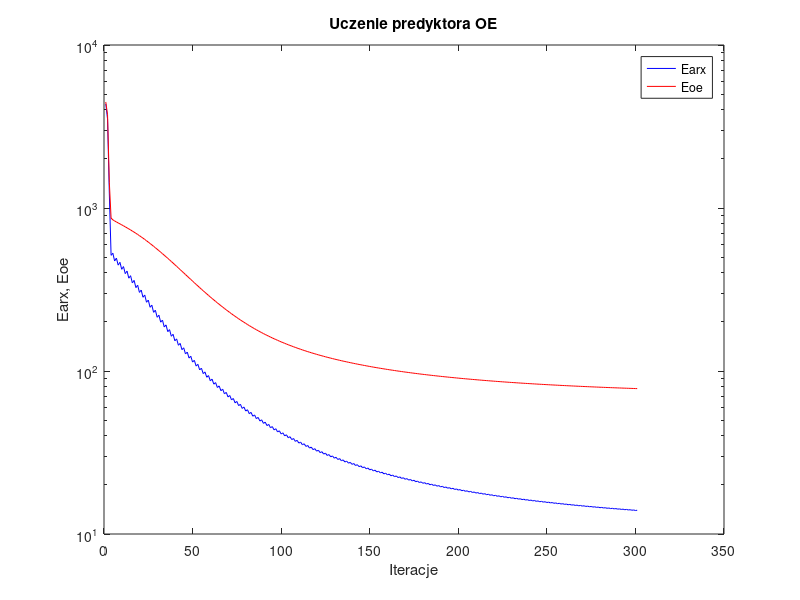
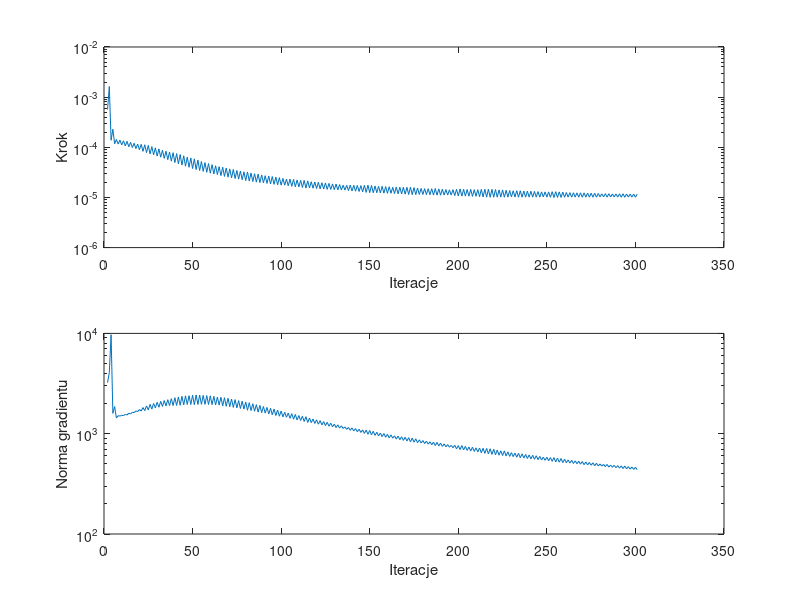

MATLAB code for these plots, in order:
%uczenie predyktora oe
clear all;
n=0; farx(n+1)=4.353066e+003; foe(n+1)=4.473431e+003; wspucz(n+1)=0.000000e+000; ng(n+1)=0.000000e+000;
n=1; farx(n+1)=3.517392e+003; foe(n+1)=3.735889e+003; krok(n+1)=5.651115e-004; ng(n+1)=3.226963e+003;
n=2; farx(n+1)=1.235453e+003; foe(n+1)=1.437825e+003; krok(n+1)=1.631651e-003; ng(n+1)=4.080481e+003;
n=3; farx(n+1)=5.124102e+002; foe(n+1)=8.668889e+002; krok(n+1)=1.381179e-004; ng(n+1)=9.706933e+003;
n=4; farx(n+1)=5.279210e+002; foe(n+1)=8.461155e+002; krok(n+1)=2.288097e-004; ng(n+1)=1.594897e+003;
n=5; farx(n+1)=4.728564e+002; foe(n+1)=8.323900e+002; krok(n+1)=1.176136e-004; ng(n+1)=1.865412e+003;
n=6; farx(n+1)=4.927408e+002; foe(n+1)=8.213729e+002; krok(n+1)=1.433605e-004; ng(n+1)=1.434109e+003;
n=7; farx(n+1)=4.462453e+002; foe(n+1)=8.100043e+002; krok(n+1)=1.159103e-004; ng(n+1)=1.512397e+003;
n=8; farx(n+1)=4.644359e+002; foe(n+1)=7.993944e+002; krok(n+1)=1.386777e-004; ng(n+1)=1.498203e+003;
n=9; farx(n+1)=4.206440e+002; foe(n+1)=7.881846e+002; krok(n+1)=1.117582e-004; ng(n+1)=1.521882e+003;
n=10; farx(n+1)=4.370547e+002; foe(n+1)=7.776156e+002; krok(n+1)=1.347782e-004; ng(n+1)=1.518112e+003;
n=11; farx(n+1)=3.956655e+002; foe(n+1)=7.663608e+002; krok(n+1)=1.067624e-004; ng(n+1)=1.556441e+003;
n=12; farx(n+1)=4.103544e+002; foe(n+1)=7.556789e+002; krok(n+1)=1.312842e-004; ng(n+1)=1.536706e+003;
n=13; farx(n+1)=3.710992e+002; foe(n+1)=7.442906e+002; krok(n+1)=1.024331e-004; ng(n+1)=1.599403e+003;
n=14; farx(n+1)=3.843761e+002; foe(n+1)=7.334820e+002; krok(n+1)=1.254535e-004; ng(n+1)=1.573865e+003;
n=15; farx(n+1)=3.473849e+002; foe(n+1)=7.219717e+002; krok(n+1)=9.881576e-005; ng(n+1)=1.638060e+003;
n=16; farx(n+1)=3.596023e+002; foe(n+1)=7.110321e+002; krok(n+1)=1.201541e-004; ng(n+1)=1.620499e+003;
n=17; farx(n+1)=3.248110e+002; foe(n+1)=6.993592e+002; krok(n+1)=9.441524e-005; ng(n+1)=1.688448e+003;
n=18; farx(n+1)=3.359682e+002; foe(n+1)=6.882692e+002; krok(n+1)=1.155909e-004; ng(n+1)=1.660885e+003;
n=19; farx(n+1)=3.035770e+002; foe(n+1)=6.764502e+002; krok(n+1)=8.923578e-005; ng(n+1)=1.741263e+003;
n=20; farx(n+1)=3.137159e+002; foe(n+1)=6.651584e+002; krok(n+1)=1.144049e-004; ng(n+1)=1.682405e+003;
n=21; farx(n+1)=2.833803e+002; foe(n+1)=6.531111e+002; krok(n+1)=8.312662e-005; ng(n+1)=1.821911e+003;
n=22; farx(n+1)=2.923986e+002; foe(n+1)=6.416188e+002; krok(n+1)=1.123689e-004; ng(n+1)=1.697486e+003;
n=23; farx(n+1)=2.641362e+002; foe(n+1)=6.294473e+002; krok(n+1)=7.818173e-005; ng(n+1)=1.891803e+003;
n=24; farx(n+1)=2.723057e+002; foe(n+1)=6.178598e+002; krok(n+1)=1.090775e-004; ng(n+1)=1.723942e+003;
n=25; farx(n+1)=2.459993e+002; foe(n+1)=6.056329e+002; krok(n+1)=7.380789e-005; ng(n+1)=1.959297e+003;
n=26; farx(n+1)=2.533668e+002; foe(n+1)=5.940652e+002; krok(n+1)=1.032442e-004; ng(n+1)=1.758925e+003;
n=27; farx(n+1)=2.290945e+002; foe(n+1)=5.819869e+002; krok(n+1)=7.070744e-005; ng(n+1)=2.000296e+003;
n=28; farx(n+1)=2.360557e+002; foe(n+1)=5.705837e+002; krok(n+1)=9.776439e-005; ng(n+1)=1.808307e+003;
n=29; farx(n+1)=2.136546e+002; foe(n+1)=5.586187e+002; krok(n+1)=6.673808e-005; ng(n+1)=2.056901e+003;
n=30; farx(n+1)=2.199743e+002; foe(n+1)=5.473413e+002; krok(n+1)=9.292181e-005; ng(n+1)=1.834690e+003;
n=31; farx(n+1)=1.993567e+002; foe(n+1)=5.356095e+002; krok(n+1)=6.350673e-005; ng(n+1)=2.100616e+003;
n=32; farx(n+1)=2.052254e+002; foe(n+1)=5.245720e+002; krok(n+1)=8.763108e-005; ng(n+1)=1.870961e+003;
n=33; farx(n+1)=1.863175e+002; foe(n+1)=5.131202e+002; krok(n+1)=6.016312e-005; ng(n+1)=2.140823e+003;
n=34; farx(n+1)=1.917255e+002; foe(n+1)=5.023209e+002; krok(n+1)=8.353659e-005; ng(n+1)=1.893417e+003;
n=35; farx(n+1)=1.743791e+002; foe(n+1)=4.911576e+002; krok(n+1)=5.665485e-005; ng(n+1)=2.183887e+003;
n=36; farx(n+1)=1.793751e+002; foe(n+1)=4.806024e+002; krok(n+1)=8.074766e-005; ng(n+1)=1.904432e+003;
n=37; farx(n+1)=1.633886e+002; foe(n+1)=4.696938e+002; krok(n+1)=5.294446e-005; ng(n+1)=2.237100e+003;
n=38; farx(n+1)=1.679544e+002; foe(n+1)=4.593929e+002; krok(n+1)=7.813213e-005; ng(n+1)=1.906714e+003;
n=39; farx(n+1)=1.532196e+002; foe(n+1)=4.487879e+002; krok(n+1)=4.963293e-005; ng(n+1)=2.286336e+003;
n=40; farx(n+1)=1.573944e+002; foe(n+1)=4.387983e+002; krok(n+1)=7.487664e-005; ng(n+1)=1.913240e+003;
n=41; farx(n+1)=1.438639e+002; foe(n+1)=4.285742e+002; krok(n+1)=4.672577e-005; ng(n+1)=2.324039e+003;
n=42; farx(n+1)=1.476909e+002; foe(n+1)=4.189278e+002; krok(n+1)=7.168025e-005; ng(n+1)=1.919585e+003;
n=43; farx(n+1)=1.352097e+002; foe(n+1)=4.091075e+002; krok(n+1)=4.424067e-005; ng(n+1)=2.359646e+003;
n=44; farx(n+1)=1.387817e+002; foe(n+1)=3.998903e+002; krok(n+1)=6.775097e-005; ng(n+1)=1.938346e+003;
n=45; farx(n+1)=1.272887e+002; foe(n+1)=3.905191e+002; krok(n+1)=4.204485e-005; ng(n+1)=2.383667e+003;
n=46; farx(n+1)=1.306124e+002; foe(n+1)=3.817421e+002; krok(n+1)=6.380047e-005; ng(n+1)=1.954841e+003;
n=47; farx(n+1)=1.200893e+002; foe(n+1)=3.728513e+002; krok(n+1)=3.990378e-005; ng(n+1)=2.395181e+003;
n=48; farx(n+1)=1.231676e+002; foe(n+1)=3.644585e+002; krok(n+1)=6.140602e-005; ng(n+1)=1.952720e+003;
n=49; farx(n+1)=1.134420e+002; foe(n+1)=3.559660e+002; krok(n+1)=3.764398e-005; ng(n+1)=2.421642e+003;
n=50; farx(n+1)=1.162633e+002; foe(n+1)=3.479571e+002; krok(n+1)=5.883434e-005; ng(n+1)=1.945717e+003;
n=51; farx(n+1)=1.072543e+002; foe(n+1)=3.399070e+002; krok(n+1)=3.592136e-005; ng(n+1)=2.431638e+003;
n=52; farx(n+1)=1.099124e+002; foe(n+1)=3.323580e+002; krok(n+1)=5.560902e-005; ng(n+1)=1.956041e+003;
n=53; farx(n+1)=1.015698e+002; foe(n+1)=3.247617e+002; krok(n+1)=3.440034e-005; ng(n+1)=2.431067e+003;
n=54; farx(n+1)=1.040511e+002; foe(n+1)=3.176623e+002; krok(n+1)=5.219632e-005; ng(n+1)=1.963547e+003;
n=55; farx(n+1)=9.637088e+001; foe(n+1)=3.105521e+002; krok(n+1)=3.309055e-005; ng(n+1)=2.411292e+003;
n=56; farx(n+1)=9.869037e+001; foe(n+1)=3.038672e+002; krok(n+1)=4.963293e-005; ng(n+1)=1.961310e+003;
n=57; farx(n+1)=9.157154e+001; foe(n+1)=2.971849e+002; krok(n+1)=3.175337e-005; ng(n+1)=2.399045e+003;
n=58; farx(n+1)=9.374807e+001; foe(n+1)=2.909012e+002; krok(n+1)=4.738492e-005; ng(n+1)=1.956774e+003;
n=59; farx(n+1)=8.713185e+001; foe(n+1)=2.846212e+002; krok(n+1)=3.047298e-005; ng(n+1)=2.385871e+003;
n=60; farx(n+1)=8.915891e+001; foe(n+1)=2.787223e+002; krok(n+1)=4.508384e-005; ng(n+1)=1.948678e+003;
n=61; farx(n+1)=8.302999e+001; foe(n+1)=2.728530e+002; krok(n+1)=2.936505e-005; ng(n+1)=2.359217e+003;
n=62; farx(n+1)=8.489955e+001; foe(n+1)=2.673178e+002; krok(n+1)=4.279756e-005; ng(n+1)=1.935162e+003;
n=63; farx(n+1)=7.921154e+001; foe(n+1)=2.618585e+002; krok(n+1)=2.857275e-005; ng(n+1)=2.320093e+003;
n=64; farx(n+1)=8.101220e+001; foe(n+1)=2.566955e+002; krok(n+1)=4.116566e-005; ng(n+1)=1.930594e+003;
n=65; farx(n+1)=7.571273e+001; foe(n+1)=2.515571e+002; krok(n+1)=2.722830e-005; ng(n+1)=2.307703e+003;
n=66; farx(n+1)=7.736241e+001; foe(n+1)=2.466869e+002; krok(n+1)=4.014885e-005; ng(n+1)=1.895033e+003;
n=67; farx(n+1)=7.240801e+001; foe(n+1)=2.418744e+002; krok(n+1)=2.624535e-005; ng(n+1)=2.283558e+003;
n=68; farx(n+1)=7.395924e+001; foe(n+1)=2.373226e+002; krok(n+1)=3.868786e-005; ng(n+1)=1.874940e+003;
n=69; farx(n+1)=6.932191e+001; foe(n+1)=2.328262e+002; krok(n+1)=2.541507e-005; ng(n+1)=2.253288e+003;
n=70; farx(n+1)=7.078836e+001; foe(n+1)=2.285841e+002; krok(n+1)=3.712061e-005; ng(n+1)=1.857254e+003;
n=71; farx(n+1)=6.647017e+001; foe(n+1)=2.243931e+002; krok(n+1)=2.456564e-005; ng(n+1)=2.216749e+003;
n=72; farx(n+1)=6.783984e+001; foe(n+1)=2.204191e+002; krok(n+1)=3.613934e-005; ng(n+1)=1.827832e+003;
n=73; farx(n+1)=6.378041e+001; foe(n+1)=2.165004e+002; krok(n+1)=2.382783e-005; ng(n+1)=2.186479e+003;
n=74; farx(n+1)=6.507257e+001; foe(n+1)=2.128029e+002; krok(n+1)=3.452947e-005; ng(n+1)=1.809507e+003;
n=75; farx(n+1)=6.129044e+001; foe(n+1)=2.091666e+002; krok(n+1)=2.323045e-005; ng(n+1)=2.138459e+003;
n=76; farx(n+1)=6.251787e+001; foe(n+1)=2.057137e+002; krok(n+1)=3.369455e-005; ng(n+1)=1.782952e+003;
n=77; farx(n+1)=5.894629e+001; foe(n+1)=2.023055e+002; krok(n+1)=2.253084e-005; ng(n+1)=2.111328e+003;
n=78; farx(n+1)=6.011323e+001; foe(n+1)=1.990919e+002; krok(n+1)=3.242569e-005; ng(n+1)=1.761806e+003;
n=79; farx(n+1)=5.680251e+001; foe(n+1)=1.959188e+002; krok(n+1)=2.170937e-005; ng(n+1)=2.068693e+003;
n=80; farx(n+1)=5.786556e+001; foe(n+1)=1.928812e+002; krok(n+1)=3.223481e-005; ng(n+1)=1.713256e+003;
n=81; farx(n+1)=5.471946e+001; foe(n+1)=1.899084e+002; krok(n+1)=2.122479e-005; ng(n+1)=2.038582e+003;
n=82; farx(n+1)=5.575084e+001; foe(n+1)=1.870986e+002; krok(n+1)=3.070301e-005; ng(n+1)=1.702292e+003;
n=83; farx(n+1)=5.280396e+001; foe(n+1)=1.843353e+002; krok(n+1)=2.077412e-005; ng(n+1)=1.990687e+003;
n=84; farx(n+1)=5.377990e+001; foe(n+1)=1.817104e+002; krok(n+1)=2.979031e-005; ng(n+1)=1.675110e+003;
n=85; farx(n+1)=5.101881e+001; foe(n+1)=1.791321e+002; krok(n+1)=2.020969e-005; ng(n+1)=1.949392e+003;
n=86; farx(n+1)=5.193341e+001; foe(n+1)=1.766682e+002; krok(n+1)=2.922588e-005; ng(n+1)=1.641397e+003;
n=87; farx(n+1)=4.932007e+001; foe(n+1)=1.742550e+002; krok(n+1)=1.976919e-005; ng(n+1)=1.914693e+003;
n=88; farx(n+1)=5.019135e+001; foe(n+1)=1.719579e+002; krok(n+1)=2.809248e-005; ng(n+1)=1.620907e+003;
n=89; farx(n+1)=4.772531e+001; foe(n+1)=1.697117e+002; krok(n+1)=1.953303e-005; ng(n+1)=1.865232e+003;
n=90; farx(n+1)=4.857038e+001; foe(n+1)=1.675718e+002; krok(n+1)=2.713913e-005; ng(n+1)=1.604157e+003;
n=91; farx(n+1)=4.624995e+001; foe(n+1)=1.654686e+002; krok(n+1)=1.904168e-005; ng(n+1)=1.827527e+003;
n=92; farx(n+1)=4.704595e+001; foe(n+1)=1.634557e+002; krok(n+1)=2.668806e-005; ng(n+1)=1.571613e+003;
n=93; farx(n+1)=4.485185e+001; foe(n+1)=1.614814e+002; krok(n+1)=1.858062e-005; ng(n+1)=1.794447e+003;
n=94; farx(n+1)=4.560587e+001; foe(n+1)=1.595904e+002; krok(n+1)=2.609816e-005; ng(n+1)=1.543135e+003;
n=95; farx(n+1)=4.352875e+001; foe(n+1)=1.577387e+002; krok(n+1)=1.821997e-005; ng(n+1)=1.757648e+003;
n=96; farx(n+1)=4.424957e+001; foe(n+1)=1.559641e+002; krok(n+1)=2.546328e-005; ng(n+1)=1.518353e+003;
n=97; farx(n+1)=4.228133e+001; foe(n+1)=1.542253e+002; krok(n+1)=1.787154e-005; ng(n+1)=1.721856e+003;
n=98; farx(n+1)=4.296869e+001; foe(n+1)=1.525579e+002; krok(n+1)=2.481646e-005; ng(n+1)=1.493386e+003;
n=99; farx(n+1)=4.110129e+001; foe(n+1)=1.509255e+002; krok(n+1)=1.759837e-005; ng(n+1)=1.683793e+003;
n=100; farx(n+1)=4.175503e+001; foe(n+1)=1.493594e+002; krok(n+1)=2.394830e-005; ng(n+1)=1.471219e+003;
n=101; farx(n+1)=3.997924e+001; foe(n+1)=1.478317e+002; krok(n+1)=1.755604e-005; ng(n+1)=1.635949e+003;
n=102; farx(n+1)=4.062439e+001; foe(n+1)=1.463656e+002; krok(n+1)=2.322634e-005; ng(n+1)=1.458741e+003;
n=103; farx(n+1)=3.894538e+001; foe(n+1)=1.449236e+002; krok(n+1)=1.709205e-005; ng(n+1)=1.606424e+003;
n=104; farx(n+1)=3.955347e+001; foe(n+1)=1.435328e+002; krok(n+1)=2.314368e-005; ng(n+1)=1.423715e+003;
n=105; farx(n+1)=3.795446e+001; foe(n+1)=1.421672e+002; krok(n+1)=1.666649e-005; ng(n+1)=1.582817e+003;
n=106; farx(n+1)=3.853299e+001; foe(n+1)=1.408507e+002; krok(n+1)=2.285025e-005; ng(n+1)=1.395216e+003;
n=107; farx(n+1)=3.700942e+001; foe(n+1)=1.395592e+002; krok(n+1)=1.634484e-005; ng(n+1)=1.554528e+003;
n=108; farx(n+1)=3.755915e+001; foe(n+1)=1.383141e+002; krok(n+1)=2.230894e-005; ng(n+1)=1.370554e+003;
n=109; farx(n+1)=3.610607e+001; foe(n+1)=1.370972e+002; krok(n+1)=1.622543e-005; ng(n+1)=1.516483e+003;
n=110; farx(n+1)=3.664620e+001; foe(n+1)=1.359236e+002; krok(n+1)=2.190752e-005; ng(n+1)=1.353663e+003;
n=111; farx(n+1)=3.526150e+001; foe(n+1)=1.347672e+002; krok(n+1)=1.580519e-005; ng(n+1)=1.495101e+003;
n=112; farx(n+1)=3.577710e+001; foe(n+1)=1.336507e+002; krok(n+1)=2.190752e-005; ng(n+1)=1.323829e+003;
n=113; farx(n+1)=3.445321e+001; foe(n+1)=1.325486e+002; krok(n+1)=1.538085e-005; ng(n+1)=1.477795e+003;
n=114; farx(n+1)=3.493408e+001; foe(n+1)=1.314860e+002; krok(n+1)=2.139878e-005; ng(n+1)=1.295444e+003;
n=115; farx(n+1)=3.366395e+001; foe(n+1)=1.304489e+002; krok(n+1)=1.549259e-005; ng(n+1)=1.433963e+003;
n=116; farx(n+1)=3.414423e+001; foe(n+1)=1.294507e+002; krok(n+1)=2.058283e-005; ng(n+1)=1.289921e+003;
n=117; farx(n+1)=3.293522e+001; foe(n+1)=1.284678e+002; krok(n+1)=1.527639e-005; ng(n+1)=1.402196e+003;
n=118; farx(n+1)=3.339396e+001; foe(n+1)=1.275175e+002; krok(n+1)=2.031935e-005; ng(n+1)=1.265477e+003;
n=119; farx(n+1)=3.223731e+001; foe(n+1)=1.265833e+002; krok(n+1)=1.506473e-005; ng(n+1)=1.375252e+003;
n=120; farx(n+1)=3.267940e+001; foe(n+1)=1.256791e+002; krok(n+1)=2.003236e-005; ng(n+1)=1.244256e+003;
n=121; farx(n+1)=3.157167e+001; foe(n+1)=1.247898e+002; krok(n+1)=1.484241e-005; ng(n+1)=1.350381e+003;
n=122; farx(n+1)=3.199528e+001; foe(n+1)=1.239285e+002; krok(n+1)=1.968224e-005; ng(n+1)=1.222965e+003;
n=123; farx(n+1)=3.093441e+001; foe(n+1)=1.230830e+002; krok(n+1)=1.470858e-005; ng(n+1)=1.321308e+003;
n=124; farx(n+1)=3.134593e+001; foe(n+1)=1.222629e+002; krok(n+1)=1.941361e-005; ng(n+1)=1.204551e+003;
n=125; farx(n+1)=3.032542e+001; foe(n+1)=1.214558e+002; krok(n+1)=1.451496e-005; ng(n+1)=1.299646e+003;
n=126; farx(n+1)=3.072318e+001; foe(n+1)=1.206741e+002; krok(n+1)=1.906326e-005; ng(n+1)=1.186487e+003;
n=127; farx(n+1)=2.974093e+001; foe(n+1)=1.199048e+002; krok(n+1)=1.442554e-005; ng(n+1)=1.273368e+003;
n=128; farx(n+1)=3.012770e+001; foe(n+1)=1.191605e+002; krok(n+1)=1.859953e-005; ng(n+1)=1.172163e+003;
n=129; farx(n+1)=2.918871e+001; foe(n+1)=1.184276e+002; krok(n+1)=1.428638e-005; ng(n+1)=1.244895e+003;
n=130; farx(n+1)=2.956157e+001; foe(n+1)=1.177153e+002; krok(n+1)=1.845197e-005; ng(n+1)=1.151522e+003;
n=131; farx(n+1)=2.865443e+001; foe(n+1)=1.170137e+002; krok(n+1)=1.414532e-005; ng(n+1)=1.225221e+003;
n=132; farx(n+1)=2.901676e+001; foe(n+1)=1.163338e+002; krok(n+1)=1.804864e-005; ng(n+1)=1.137074e+003;
n=133; farx(n+1)=2.814030e+001; foe(n+1)=1.156640e+002; krok(n+1)=1.414532e-005; ng(n+1)=1.198807e+003;
n=134; farx(n+1)=2.849416e+001; foe(n+1)=1.150157e+002; krok(n+1)=1.747381e-005; ng(n+1)=1.127094e+003;
n=135; farx(n+1)=2.765911e+001; foe(n+1)=1.143769e+002; krok(n+1)=1.404624e-005; ng(n+1)=1.167656e+003;
n=136; farx(n+1)=2.799967e+001; foe(n+1)=1.137541e+002; krok(n+1)=1.747381e-005; ng(n+1)=1.105069e+003;
n=137; farx(n+1)=2.719811e+001; foe(n+1)=1.131403e+002; krok(n+1)=1.373458e-005; ng(n+1)=1.153149e+003;
n=138; farx(n+1)=2.752491e+001; foe(n+1)=1.125404e+002; krok(n+1)=1.761549e-005; ng(n+1)=1.081017e+003;
n=139; farx(n+1)=2.674738e+001; foe(n+1)=1.119491e+002; krok(n+1)=1.350026e-005; ng(n+1)=1.142751e+003;
n=140; farx(n+1)=2.706523e+001; foe(n+1)=1.113737e+002; krok(n+1)=1.743790e-005; ng(n+1)=1.065111e+003;
n=141; farx(n+1)=2.631647e+001; foe(n+1)=1.108056e+002; krok(n+1)=1.331699e-005; ng(n+1)=1.124965e+003;
n=142; farx(n+1)=2.662306e+001; foe(n+1)=1.102522e+002; krok(n+1)=1.733471e-005; ng(n+1)=1.046675e+003;
n=143; farx(n+1)=2.590110e+001; foe(n+1)=1.097063e+002; krok(n+1)=1.315377e-005; ng(n+1)=1.107444e+003;
n=144; farx(n+1)=2.619775e+001; foe(n+1)=1.091740e+002; krok(n+1)=1.722049e-005; ng(n+1)=1.029501e+003;
n=145; farx(n+1)=2.550579e+001; foe(n+1)=1.086489e+002; krok(n+1)=1.290553e-005; ng(n+1)=1.091214e+003;
n=146; farx(n+1)=2.579103e+001; foe(n+1)=1.081341e+002; krok(n+1)=1.747813e-005; ng(n+1)=1.006423e+003;
n=147; farx(n+1)=2.512065e+001; foe(n+1)=1.076255e+002; krok(n+1)=1.259797e-005; ng(n+1)=1.086243e+003;
n=148; farx(n+1)=2.539546e+001; foe(n+1)=1.071283e+002; krok(n+1)=1.755604e-005; ng(n+1)=9.866931e+002;
n=149; farx(n+1)=2.474383e+001; foe(n+1)=1.066371e+002; krok(n+1)=1.245057e-005; ng(n+1)=1.075904e+003;
n=150; farx(n+1)=2.501162e+001; foe(n+1)=1.061595e+002; krok(n+1)=1.729605e-005; ng(n+1)=9.738924e+002;
n=151; farx(n+1)=2.438100e+001; foe(n+1)=1.056874e+002; krok(n+1)=1.240203e-005; ng(n+1)=1.056793e+003;
n=152; farx(n+1)=2.464146e+001; foe(n+1)=1.052285e+002; krok(n+1)=1.694172e-005; ng(n+1)=9.622908e+002;
n=153; farx(n+1)=2.403248e+001; foe(n+1)=1.047756e+002; krok(n+1)=1.240203e-005; ng(n+1)=1.033779e+003;
n=154; farx(n+1)=2.428721e+001; foe(n+1)=1.043345e+002; krok(n+1)=1.666809e-005; ng(n+1)=9.511750e+002;
n=155; farx(n+1)=2.370065e+001; foe(n+1)=1.038987e+002; krok(n+1)=1.229246e-005; ng(n+1)=1.015580e+003;
n=156; farx(n+1)=2.394753e+001; foe(n+1)=1.034724e+002; krok(n+1)=1.665862e-005; ng(n+1)=9.350922e+002;
n=157; farx(n+1)=2.337816e+001; foe(n+1)=1.030511e+002; krok(n+1)=1.216245e-005; ng(n+1)=1.004018e+003;
n=158; farx(n+1)=2.361766e+001; foe(n+1)=1.026400e+002; krok(n+1)=1.645830e-005; ng(n+1)=9.219889e+002;
n=159; farx(n+1)=2.306753e+001; foe(n+1)=1.022342e+002; krok(n+1)=1.209645e-005; ng(n+1)=9.860939e+002;
n=160; farx(n+1)=2.330075e+001; foe(n+1)=1.018374e+002; krok(n+1)=1.634484e-005; ng(n+1)=9.088160e+002;
n=161; farx(n+1)=2.276336e+001; foe(n+1)=1.014454e+002; krok(n+1)=1.209447e-005; ng(n+1)=9.724764e+002;
n=162; farx(n+1)=2.299365e+001; foe(n+1)=1.010642e+002; krok(n+1)=1.592832e-005; ng(n+1)=9.026935e+002;
n=163; farx(n+1)=2.247899e+001; foe(n+1)=1.006869e+002; krok(n+1)=1.197415e-005; ng(n+1)=9.524583e+002;
n=164; farx(n+1)=2.270054e+001; foe(n+1)=1.003165e+002; krok(n+1)=1.611823e-005; ng(n+1)=8.837240e+002;
n=165; farx(n+1)=2.219877e+001; foe(n+1)=9.995021e+001; krok(n+1)=1.181666e-005; ng(n+1)=9.460371e+002;
n=166; farx(n+1)=2.241440e+001; foe(n+1)=9.959222e+001; krok(n+1)=1.597838e-005; ng(n+1)=8.716260e+002;
n=167; farx(n+1)=2.192916e+001; foe(n+1)=9.923823e+001; krok(n+1)=1.171829e-005; ng(n+1)=9.320267e+002;
n=168; farx(n+1)=2.213845e+001; foe(n+1)=9.889140e+001; krok(n+1)=1.595012e-005; ng(n+1)=8.578558e+002;
n=169; farx(n+1)=2.166723e+001; foe(n+1)=9.854857e+001; krok(n+1)=1.161523e-005; ng(n+1)=9.213690e+002;
n=170; farx(n+1)=2.187197e+001; foe(n+1)=9.821286e+001; krok(n+1)=1.592832e-005; ng(n+1)=8.457454e+002;
n=171; farx(n+1)=2.141589e+001; foe(n+1)=9.788021e+001; krok(n+1)=1.143043e-005; ng(n+1)=9.132221e+002;
n=172; farx(n+1)=2.161303e+001; foe(n+1)=9.755366e+001; krok(n+1)=1.602043e-005; ng(n+1)=8.296094e+002;
n=173; farx(n+1)=2.116689e+001; foe(n+1)=9.723092e+001; krok(n+1)=1.138585e-005; ng(n+1)=9.044591e+002;
n=174; farx(n+1)=2.136103e+001; foe(n+1)=9.691612e+001; krok(n+1)=1.572983e-005; ng(n+1)=8.224463e+002;
n=175; farx(n+1)=2.092759e+001; foe(n+1)=9.660433e+001; krok(n+1)=1.138585e-005; ng(n+1)=8.889556e+002;
n=176; farx(n+1)=2.111644e+001; foe(n+1)=9.630011e+001; krok(n+1)=1.539716e-005; ng(n+1)=8.138843e+002;
n=177; farx(n+1)=2.069535e+001; foe(n+1)=9.599973e+001; krok(n+1)=1.148266e-005; ng(n+1)=8.685882e+002;
n=178; farx(n+1)=2.088235e+001; foe(n+1)=9.570627e+001; krok(n+1)=1.511881e-005; ng(n+1)=8.082289e+002;
n=179; farx(n+1)=2.047369e+001; foe(n+1)=9.541548e+001; krok(n+1)=1.144248e-005; ng(n+1)=8.551076e+002;
n=180; farx(n+1)=2.065575e+001; foe(n+1)=9.513094e+001; krok(n+1)=1.498382e-005; ng(n+1)=7.978372e+002;
n=181; farx(n+1)=2.025960e+001; foe(n+1)=9.484931e+001; krok(n+1)=1.138543e-005; ng(n+1)=8.420585e+002;
n=182; farx(n+1)=2.043645e+001; foe(n+1)=9.457304e+001; krok(n+1)=1.490654e-005; ng(n+1)=7.865101e+002;
n=183; farx(n+1)=2.005167e+001; foe(n+1)=9.429996e+001; krok(n+1)=1.132635e-005; ng(n+1)=8.304989e+002;
n=184; farx(n+1)=2.022508e+001; foe(n+1)=9.403176e+001; krok(n+1)=1.491645e-005; ng(n+1)=7.759663e+002;
n=185; farx(n+1)=1.985156e+001; foe(n+1)=9.376603e+001; krok(n+1)=1.115447e-005; ng(n+1)=8.243466e+002;
n=186; farx(n+1)=2.001941e+001; foe(n+1)=9.350461e+001; krok(n+1)=1.504078e-005; ng(n+1)=7.619284e+002;
n=187; farx(n+1)=1.965310e+001; foe(n+1)=9.324587e+001; krok(n+1)=1.109569e-005; ng(n+1)=8.186662e+002;
n=188; farx(n+1)=1.981816e+001; foe(n+1)=9.299283e+001; krok(n+1)=1.481560e-005; ng(n+1)=7.552030e+002;
n=189; farx(n+1)=1.946171e+001; foe(n+1)=9.274210e+001; krok(n+1)=1.109569e-005; ng(n+1)=8.057989e+002;
n=190; farx(n+1)=1.962292e+001; foe(n+1)=9.249669e+001; krok(n+1)=1.461294e-005; ng(n+1)=7.472272e+002;
n=191; farx(n+1)=1.927573e+001; foe(n+1)=9.225380e+001; krok(n+1)=1.113124e-005; ng(n+1)=7.919628e+002;
n=192; farx(n+1)=1.943397e+001; foe(n+1)=9.201595e+001; krok(n+1)=1.438760e-005; ng(n+1)=7.406358e+002;
n=193; farx(n+1)=1.909587e+001; foe(n+1)=9.178049e+001; krok(n+1)=1.115605e-005; ng(n+1)=7.789183e+002;
n=194; farx(n+1)=1.925061e+001; foe(n+1)=9.154973e+001; krok(n+1)=1.416371e-005; ng(n+1)=7.335796e+002;
n=195; farx(n+1)=1.892276e+001; foe(n+1)=9.132150e+001; krok(n+1)=1.115447e-005; ng(n+1)=7.651694e+002;
n=196; farx(n+1)=1.907597e+001; foe(n+1)=9.109704e+001; krok(n+1)=1.430061e-005; ng(n+1)=7.241636e+002;
n=197; farx(n+1)=1.875756e+001; foe(n+1)=9.087374e+001; krok(n+1)=1.085468e-005; ng(n+1)=7.661937e+002;
n=198; farx(n+1)=1.890361e+001; foe(n+1)=9.065366e+001; krok(n+1)=1.453926e-005; ng(n+1)=7.073326e+002;
n=199; farx(n+1)=1.859425e+001; foe(n+1)=9.043598e+001; krok(n+1)=1.069939e-005; ng(n+1)=7.610324e+002;
n=200; farx(n+1)=1.873656e+001; foe(n+1)=9.022085e+001; krok(n+1)=1.477879e-005; ng(n+1)=6.948727e+002;
n=201; farx(n+1)=1.843122e+001; foe(n+1)=9.000773e+001; krok(n+1)=1.061240e-005; ng(n+1)=7.618361e+002;
n=202; farx(n+1)=1.857086e+001; foe(n+1)=8.979925e+001; krok(n+1)=1.448879e-005; ng(n+1)=6.896069e+002;
n=203; farx(n+1)=1.827468e+001; foe(n+1)=8.959288e+001; krok(n+1)=1.063629e-005; ng(n+1)=7.465212e+002;
n=204; farx(n+1)=1.841110e+001; foe(n+1)=8.939006e+001; krok(n+1)=1.438760e-005; ng(n+1)=6.816990e+002;
n=205; farx(n+1)=1.812353e+001; foe(n+1)=8.918945e+001; krok(n+1)=1.057446e-005; ng(n+1)=7.366457e+002;
n=206; farx(n+1)=1.825687e+001; foe(n+1)=8.899153e+001; krok(n+1)=1.448879e-005; ng(n+1)=6.717467e+002;
n=207; farx(n+1)=1.797413e+001; foe(n+1)=8.879553e+001; krok(n+1)=1.051860e-005; ng(n+1)=7.339515e+002;
n=208; farx(n+1)=1.810513e+001; foe(n+1)=8.860339e+001; krok(n+1)=1.428638e-005; ng(n+1)=6.660922e+002;
n=209; farx(n+1)=1.782975e+001; foe(n+1)=8.841305e+001; krok(n+1)=1.052881e-005; ng(n+1)=7.222346e+002;
n=210; farx(n+1)=1.795935e+001; foe(n+1)=8.822613e+001; krok(n+1)=1.430061e-005; ng(n+1)=6.592128e+002;
n=211; farx(n+1)=1.769178e+001; foe(n+1)=8.804005e+001; krok(n+1)=1.033992e-005; ng(n+1)=7.198603e+002;
n=212; farx(n+1)=1.781626e+001; foe(n+1)=8.785664e+001; krok(n+1)=1.448879e-005; ng(n+1)=6.461649e+002;
n=213; farx(n+1)=1.755518e+001; foe(n+1)=8.767497e+001; krok(n+1)=1.023989e-005; ng(n+1)=7.152705e+002;
n=214; farx(n+1)=1.767707e+001; foe(n+1)=8.749582e+001; krok(n+1)=1.460917e-005; ng(n+1)=6.369317e+002;
n=215; farx(n+1)=1.742115e+001; foe(n+1)=8.731802e+001; krok(n+1)=1.013760e-005; ng(n+1)=7.134862e+002;
n=216; farx(n+1)=1.754046e+001; foe(n+1)=8.714332e+001; krok(n+1)=1.460917e-005; ng(n+1)=6.290315e+002;
n=217; farx(n+1)=1.729001e+001; foe(n+1)=8.696984e+001; krok(n+1)=1.009346e-005; ng(n+1)=7.076564e+002;
n=218; farx(n+1)=1.740690e+001; foe(n+1)=8.679973e+001; krok(n+1)=1.451496e-005; ng(n+1)=6.223190e+002;
n=219; farx(n+1)=1.716200e+001; foe(n+1)=8.663082e+001; krok(n+1)=1.009346e-005; ng(n+1)=6.990510e+002;
n=220; farx(n+1)=1.727659e+001; foe(n+1)=8.646538e+001; krok(n+1)=1.433996e-005; ng(n+1)=6.166538e+002;
n=221; farx(n+1)=1.703796e+001; foe(n+1)=8.630123e+001; krok(n+1)=1.010255e-005; ng(n+1)=6.881276e+002;
n=222; farx(n+1)=1.714956e+001; foe(n+1)=8.614005e+001; krok(n+1)=1.416371e-005; ng(n+1)=6.102208e+002;
n=223; farx(n+1)=1.691676e+001; foe(n+1)=8.598070e+001; krok(n+1)=1.015968e-005; ng(n+1)=6.755641e+002;
n=224; farx(n+1)=1.702795e+001; foe(n+1)=8.582399e+001; krok(n+1)=1.414532e-005; ng(n+1)=6.054429e+002;
n=225; farx(n+1)=1.679893e+001; foe(n+1)=8.566792e+001; krok(n+1)=1.009346e-005; ng(n+1)=6.738676e+002;
n=226; farx(n+1)=1.690710e+001; foe(n+1)=8.551528e+001; krok(n+1)=1.390431e-005; ng(n+1)=5.997594e+002;
n=227; farx(n+1)=1.668456e+001; foe(n+1)=8.536400e+001; krok(n+1)=1.015759e-005; ng(n+1)=6.590975e+002;
n=228; farx(n+1)=1.679018e+001; foe(n+1)=8.521525e+001; krok(n+1)=1.373458e-005; ng(n+1)=5.939932e+002;
n=229; farx(n+1)=1.657236e+001; foe(n+1)=8.506817e+001; krok(n+1)=1.023758e-005; ng(n+1)=6.476552e+002;
n=230; farx(n+1)=1.667729e+001; foe(n+1)=8.492360e+001; krok(n+1)=1.357488e-005; ng(n+1)=5.906650e+002;
n=231; farx(n+1)=1.646488e+001; foe(n+1)=8.478008e+001; krok(n+1)=1.018440e-005; ng(n+1)=6.408342e+002;
n=232; farx(n+1)=1.656754e+001; foe(n+1)=8.463870e+001; krok(n+1)=1.363469e-005; ng(n+1)=5.828991e+002;
n=233; farx(n+1)=1.635966e+001; foe(n+1)=8.449832e+001; krok(n+1)=1.010485e-005; ng(n+1)=6.372973e+002;
n=234; farx(n+1)=1.645970e+001; foe(n+1)=8.436009e+001; krok(n+1)=1.361415e-005; ng(n+1)=5.755807e+002;
n=235; farx(n+1)=1.625560e+001; foe(n+1)=8.422311e+001; krok(n+1)=1.013046e-005; ng(n+1)=6.303656e+002;
n=236; farx(n+1)=1.635427e+001; foe(n+1)=8.408857e+001; krok(n+1)=1.342816e-005; ng(n+1)=5.717686e+002;
n=237; farx(n+1)=1.615505e+001; foe(n+1)=8.395511e+001; krok(n+1)=1.014423e-005; ng(n+1)=6.213242e+002;
n=238; farx(n+1)=1.625173e+001; foe(n+1)=8.382377e+001; krok(n+1)=1.334530e-005; ng(n+1)=5.660605e+002;
n=239; farx(n+1)=1.605663e+001; foe(n+1)=8.369357e+001; krok(n+1)=1.015759e-005; ng(n+1)=6.140285e+002;
n=240; farx(n+1)=1.615207e+001; foe(n+1)=8.356545e+001; krok(n+1)=1.328171e-005; ng(n+1)=5.613456e+002;
n=241; farx(n+1)=1.596082e+001; foe(n+1)=8.343818e+001; krok(n+1)=1.013046e-005; ng(n+1)=6.091976e+002;
n=242; farx(n+1)=1.605448e+001; foe(n+1)=8.331307e+001; krok(n+1)=1.321254e-005; ng(n+1)=5.561086e+002;
n=243; farx(n+1)=1.586714e+001; foe(n+1)=8.318879e+001; krok(n+1)=1.013046e-005; ng(n+1)=6.027690e+002;
n=244; farx(n+1)=1.595888e+001; foe(n+1)=8.306665e+001; krok(n+1)=1.308609e-005; ng(n+1)=5.513142e+002;
n=245; farx(n+1)=1.577575e+001; foe(n+1)=8.294547e+001; krok(n+1)=1.015759e-005; ng(n+1)=5.942030e+002;
n=246; farx(n+1)=1.586520e+001; foe(n+1)=8.282620e+001; krok(n+1)=1.290553e-005; ng(n+1)=5.465724e+002;
n=247; farx(n+1)=1.568634e+001; foe(n+1)=8.270822e+001; krok(n+1)=1.023989e-005; ng(n+1)=5.831983e+002;
n=248; farx(n+1)=1.577540e+001; foe(n+1)=8.259183e+001; krok(n+1)=1.290355e-005; ng(n+1)=5.427787e+002;
n=249; farx(n+1)=1.559962e+001; foe(n+1)=8.247616e+001; krok(n+1)=1.015216e-005; ng(n+1)=5.821773e+002;
n=250; farx(n+1)=1.568696e+001; foe(n+1)=8.236230e+001; krok(n+1)=1.290355e-005; ng(n+1)=5.370338e+002;
n=251; farx(n+1)=1.551518e+001; foe(n+1)=8.224912e+001; krok(n+1)=1.008355e-005; ng(n+1)=5.778848e+002;
n=252; farx(n+1)=1.560093e+001; foe(n+1)=8.213757e+001; krok(n+1)=1.302585e-005; ng(n+1)=5.302232e+002;
n=253; farx(n+1)=1.543259e+001; foe(n+1)=8.202650e+001; krok(n+1)=9.955536e-006; ng(n+1)=5.775244e+002;
n=254; farx(n+1)=1.551569e+001; foe(n+1)=8.191708e+001; krok(n+1)=1.304908e-005; ng(n+1)=5.229607e+002;
n=255; farx(n+1)=1.535012e+001; foe(n+1)=8.180856e+001; krok(n+1)=9.999543e-006; ng(n+1)=5.712251e+002;
n=256; farx(n+1)=1.543249e+001; foe(n+1)=8.170188e+001; krok(n+1)=1.290355e-005; ng(n+1)=5.202419e+002;
n=257; farx(n+1)=1.527034e+001; foe(n+1)=8.159583e+001; krok(n+1)=9.999543e-006; ng(n+1)=5.650702e+002;
n=258; farx(n+1)=1.535079e+001; foe(n+1)=8.149150e+001; krok(n+1)=1.277945e-005; ng(n+1)=5.155828e+002;
n=259; farx(n+1)=1.519150e+001; foe(n+1)=8.138805e+001; krok(n+1)=1.009346e-005; ng(n+1)=5.564797e+002;
n=260; farx(n+1)=1.527102e+001; foe(n+1)=8.128633e+001; krok(n+1)=1.254943e-005; ng(n+1)=5.136673e+002;
n=261; farx(n+1)=1.511522e+001; foe(n+1)=8.118540e+001; krok(n+1)=1.015759e-005; ng(n+1)=5.474307e+002;
n=262; farx(n+1)=1.519374e+001; foe(n+1)=8.108597e+001; krok(n+1)=1.248150e-005; ng(n+1)=5.099524e+002;
n=263; farx(n+1)=1.504097e+001; foe(n+1)=8.098718e+001; krok(n+1)=1.013760e-005; ng(n+1)=5.427949e+002;
n=264; farx(n+1)=1.511781e+001; foe(n+1)=8.088986e+001; krok(n+1)=1.240823e-005; ng(n+1)=5.051929e+002;
n=265; farx(n+1)=1.496797e+001; foe(n+1)=8.079330e+001; krok(n+1)=1.017255e-005; ng(n+1)=5.361992e+002;
n=266; farx(n+1)=1.504391e+001; foe(n+1)=8.069813e+001; krok(n+1)=1.235197e-005; ng(n+1)=5.015964e+002;
n=267; farx(n+1)=1.489701e+001; foe(n+1)=8.060356e+001; krok(n+1)=1.013760e-005; ng(n+1)=5.321523e+002;
n=268; farx(n+1)=1.497155e+001; foe(n+1)=8.051035e+001; krok(n+1)=1.235197e-005; ng(n+1)=4.965592e+002;
n=269; farx(n+1)=1.482772e+001; foe(n+1)=8.041772e+001; krok(n+1)=1.008355e-005; ng(n+1)=5.283240e+002;
n=270; farx(n+1)=1.490040e+001; foe(n+1)=8.032633e+001; krok(n+1)=1.234279e-005; ng(n+1)=4.908566e+002;
n=271; farx(n+1)=1.475878e+001; foe(n+1)=8.023568e+001; krok(n+1)=1.013046e-005; ng(n+1)=5.229503e+002;
n=272; farx(n+1)=1.483068e+001; foe(n+1)=8.014638e+001; krok(n+1)=1.219587e-005; ng(n+1)=4.884948e+002;
n=273; farx(n+1)=1.469186e+001; foe(n+1)=8.005771e+001; krok(n+1)=1.015759e-005; ng(n+1)=5.166278e+002;
n=274; farx(n+1)=1.476279e+001; foe(n+1)=7.997029e+001; krok(n+1)=1.216245e-005; ng(n+1)=4.846414e+002;
n=275; farx(n+1)=1.462683e+001; foe(n+1)=7.988340e+001; krok(n+1)=1.010485e-005; ng(n+1)=5.129693e+002;
n=276; farx(n+1)=1.469603e+001; foe(n+1)=7.979766e+001; krok(n+1)=1.215525e-005; ng(n+1)=4.791506e+002;
n=277; farx(n+1)=1.456228e+001; foe(n+1)=7.971259e+001; krok(n+1)=1.013760e-005; ng(n+1)=5.078759e+002;
n=278; farx(n+1)=1.463017e+001; foe(n+1)=7.962872e+001; krok(n+1)=1.197415e-005; ng(n+1)=4.762880e+002;
n=279; farx(n+1)=1.449841e+001; foe(n+1)=7.954558e+001; krok(n+1)=1.029142e-005; ng(n+1)=4.991575e+002;
n=280; farx(n+1)=1.456632e+001; foe(n+1)=7.946365e+001; krok(n+1)=1.180191e-005; ng(n+1)=4.758818e+002;
n=281; farx(n+1)=1.443768e+001; foe(n+1)=7.938222e+001; krok(n+1)=1.023989e-005; ng(n+1)=4.943837e+002;
n=282; farx(n+1)=1.450422e+001; foe(n+1)=7.930179e+001; krok(n+1)=1.191391e-005; ng(n+1)=4.697337e+002;
n=283; farx(n+1)=1.437761e+001; foe(n+1)=7.922184e+001; krok(n+1)=1.015968e-005; ng(n+1)=4.936593e+002;
n=284; farx(n+1)=1.444256e+001; foe(n+1)=7.914297e+001; krok(n+1)=1.185899e-005; ng(n+1)=4.650552e+002;
n=285; farx(n+1)=1.431808e+001; foe(n+1)=7.906470e+001; krok(n+1)=1.022121e-005; ng(n+1)=4.876049e+002;
n=286; farx(n+1)=1.438240e+001; foe(n+1)=7.898749e+001; krok(n+1)=1.177023e-005; ng(n+1)=4.625578e+002;
n=287; farx(n+1)=1.426015e+001; foe(n+1)=7.891077e+001; krok(n+1)=1.022121e-005; ng(n+1)=4.833555e+002;
n=288; farx(n+1)=1.432362e+001; foe(n+1)=7.883508e+001; krok(n+1)=1.176389e-005; ng(n+1)=4.588621e+002;
n=289; farx(n+1)=1.420371e+001; foe(n+1)=7.875981e+001; krok(n+1)=1.015968e-005; ng(n+1)=4.807485e+002;
n=290; farx(n+1)=1.426590e+001; foe(n+1)=7.868553e+001; krok(n+1)=1.180191e-005; ng(n+1)=4.539592e+002;
n=291; farx(n+1)=1.414826e+001; foe(n+1)=7.861169e+001; krok(n+1)=1.010485e-005; ng(n+1)=4.780153e+002;
n=292; farx(n+1)=1.420929e+001; foe(n+1)=7.853878e+001; krok(n+1)=1.184623e-005; ng(n+1)=4.492483e+002;
n=293; farx(n+1)=1.409325e+001; foe(n+1)=7.846630e+001; krok(n+1)=1.009346e-005; ng(n+1)=4.757474e+002;
n=294; farx(n+1)=1.415320e+001; foe(n+1)=7.839486e+001; krok(n+1)=1.171829e-005; ng(n+1)=4.464599e+002;
n=295; farx(n+1)=1.403934e+001; foe(n+1)=7.832390e+001; krok(n+1)=1.015759e-005; ng(n+1)=4.690717e+002;
n=296; farx(n+1)=1.409857e+001; foe(n+1)=7.825387e+001; krok(n+1)=1.165597e-005; ng(n+1)=4.436995e+002;
n=297; farx(n+1)=1.398666e+001; foe(n+1)=7.818427e+001; krok(n+1)=1.015759e-005; ng(n+1)=4.652208e+002;
n=298; farx(n+1)=1.404516e+001; foe(n+1)=7.811559e+001; krok(n+1)=1.165470e-005; ng(n+1)=4.403289e+002;
n=299; farx(n+1)=1.393522e+001; foe(n+1)=7.804726e+001; krok(n+1)=1.010255e-005; ng(n+1)=4.629866e+002;
n=300; farx(n+1)=1.399245e+001; foe(n+1)=7.797983e+001; krok(n+1)=1.164400e-005; ng(n+1)=4.359971e+002;

figure; semilogy(farx,'b'); hold on; semilogy(foe,'r'); xlabel('Iteracje'); ylabel('Earx, Eoe'); legend('Earx','Eoe'); title('Uczenie predyktora OE');
figure; subplot(2,1,1); semilogy(krok); xlabel('Iteracje'); ylabel('Krok');
subplot(2,1,2); semilogy(ng); xlabel('Iteracje'); ylabel('Norma gradientu');
Earx=farx(n+1)
Eoe=foe(n+1)
